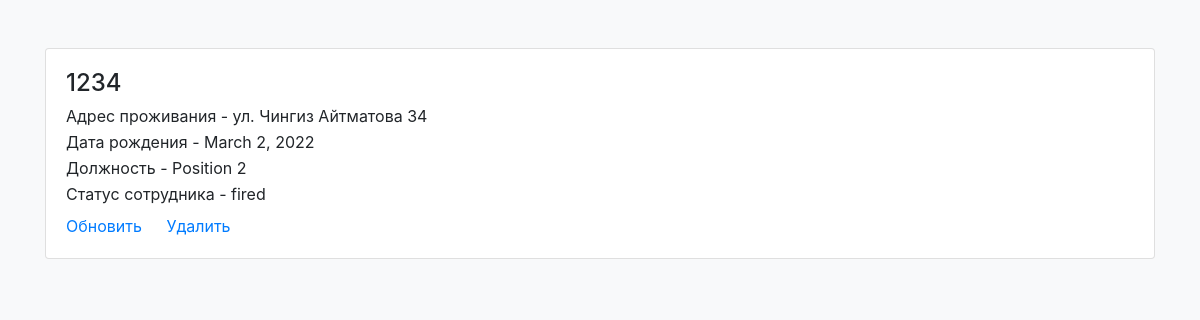
The app's page /employee/detail/1/, older data.
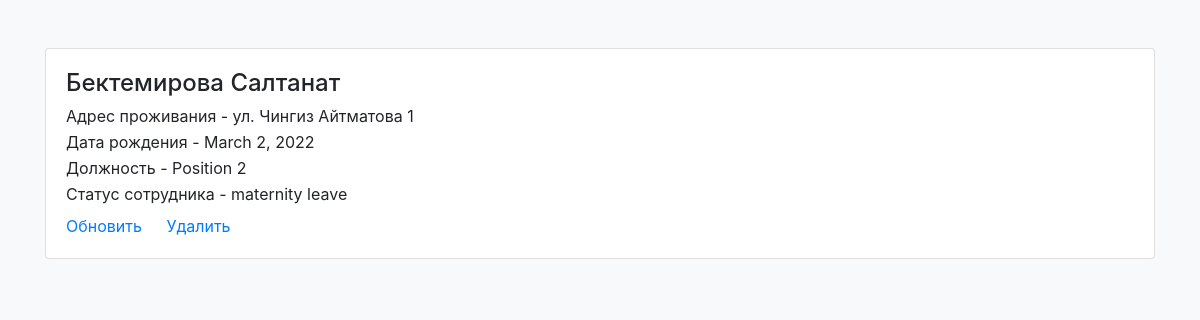
The same page, newer data.
### web_program/models.py (models this page shows)
class Employee(models.Model):
    name = models.CharField(max_length=50)
    address = models.CharField(max_length=50)
    birth = models.DateField()
    position = models.ForeignKey(Position, on_delete=models.CASCADE)
    STATUS_CHOICE = [
        ('work', 'Работает'),
        ('fired', 'Уволен'),
        ('maternity leave', 'Декретный отпуск')
    ]
    status = models.CharField(max_length=50, default='work', choices=STATUS_CHOICE)

class Position(models.Model):
    name = models.CharField(max_length=50)
    salary = models.IntegerField()
    department = models.ForeignKey(Department, on_delete=models.CASCADE)
    def __str__(self):
        return self.name

### web_program/views.py (the view)
# urls.py: path('employee/detail/<int:pk>/', views.EmployeeDetail.as_view(), name='single_employee'),
class EmployeeDetail(DetailView):
    model = Employee
    template_name = 'single_employee.html'

### web_program/templates/single_employee.html (shortened to what this page needs)
<!doctype html>
<html lang="en">
  <head>
    <link rel="stylesheet" href="https://cdn.jsdelivr.net/npm/bootstrap@4.6.1/dist/css/bootstrap.min.css">
  </head>
  <body class="bg-light">
    <div class="container">
      <div class="card mt-5">
        <div class="card-body">
          <h4 class="card-title">{{ employee.name }}</h4>
          <p class="card-subtitle mb-2">Адрес проживания - {{ employee.address }}</p>
          <p class="card-subtitle mb-2">Дата рождения - {{  employee.birth }}</p>
          <p class="card-subtitle mb-2">Должность - {{  employee.position }}</p>
          <p class="card-subtitle mb-2">Статус сотрудника - {{  employee.status}}</p>
          <a href="#" class="card-link">Обновить</a>
          <a href="#" class="card-link">Удалить</a>
        </div>
      </div>
    </div>
  </body>
</html>

Row changes from the older to the newer data that the page shows:
changed Employee "Position 2": name "1234" → "Бектемирова Салтанат"; address "ул. Чингиз Айтматова 34" → "ул. Чингиз Айтматова 1"; status "fired" → "maternity leave"
